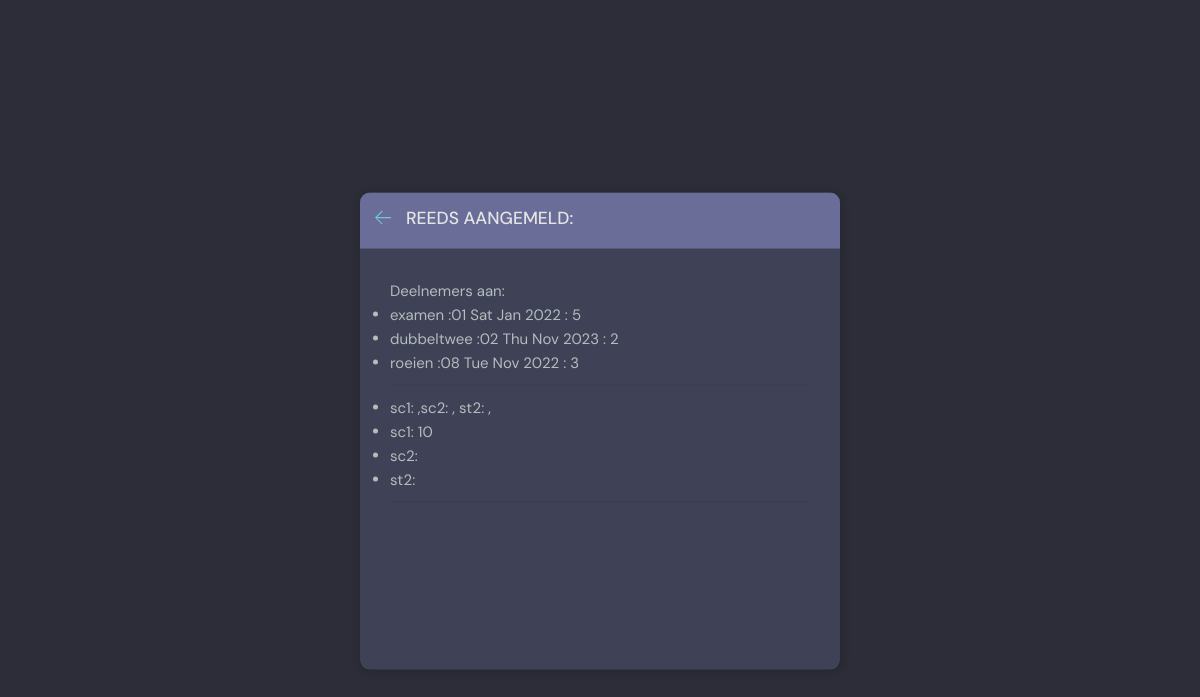
The app's page /erv_activity/, older data.
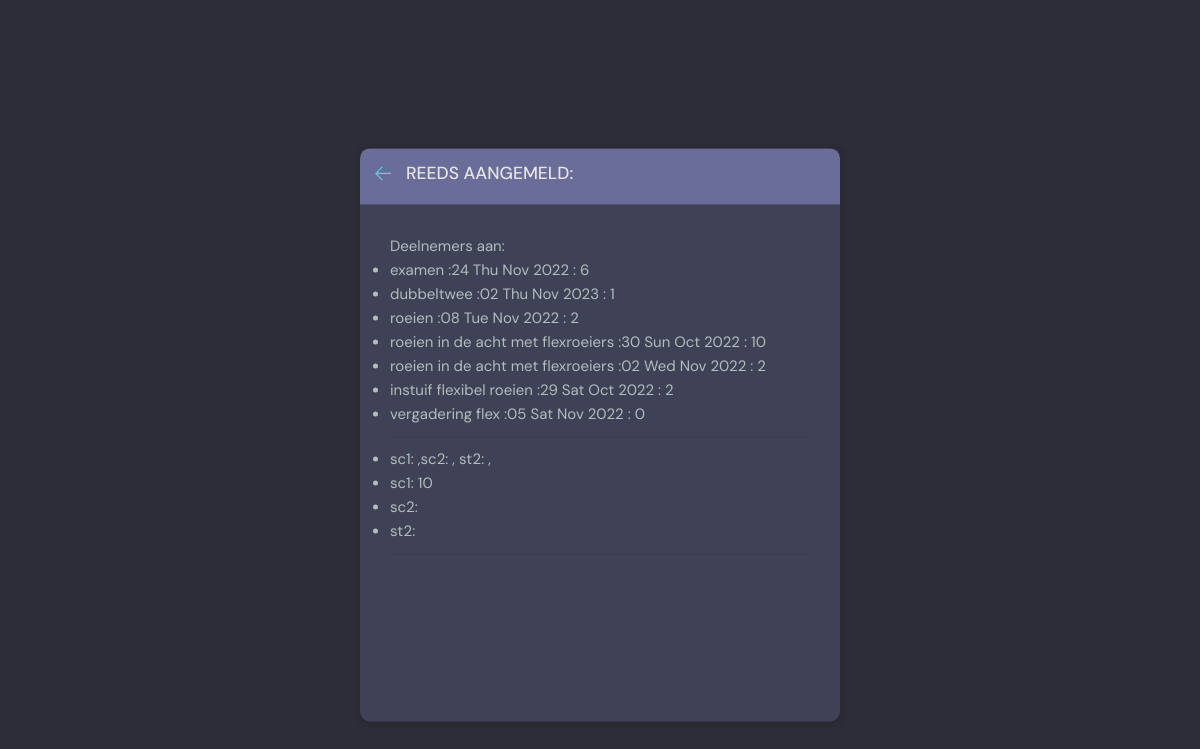
The same page, newer data.
### beatrix/models.py (models this page shows)
class Flexevent(models.Model):
    host = models.ForeignKey(User, on_delete=models.SET_NULL, null=True)
    id = models.AutoField(primary_key=True)
    topic = models.ForeignKey(Topic, on_delete=models.SET_NULL, null=True)
    event_text = models.CharField(max_length=200)
    name = models.CharField(max_length=200)
    description = models.TextField(null=True, blank=True) # database field (can Empty), form field (can Empty)
    pub_date = models.CharField(max_length=35)
    datum = models.DateField(auto_now=False)
    pub_time = models.CharField(max_length=35, default='10:00')
    lid = models.ManyToManyField(User, related_name='deelnemer', blank=True)
    created = models.DateTimeField(default=datetime.now, blank=True)
    def __str__(self):
        return "%s" % (self.event_text)

### beatrix/views.py (the view)
# urls.py: path('erv_activity/', erv_activityPage, name="erv-activity"),
def erv_activityPage(request):
    tops=Flexevent.objects.values_list('topic', flat=True)
    topcs = Topic.objects.all().filter(id__in=tops)
    room_messages = Bericht.objects.all() ##filter(Q(room__topic__name__icontains=q))
    usr=request.user
    users=User.objects.all()
    aangemelden=Person.objects.all().filter(id__in=users)
    flexevents = Flexevent.objects.all().filter(
        ) # search
    ff=Flexevent.objects.none()
    for fl in flexevents:
        ff = fl.lid.all()
        ff | ff
    deelnemers = ff
    aangemeld=deelnemers
    skills=Person.objects.all().filter(
        Q(id__in=aangemeld) &
        Q(pos1__in=['sc1','sc2','sc3'])&
        Q(pos2__in=['sc1','sc2','sc3'])&
        Q(pos3__in=['sc1','sc2','sc3'])&
        Q(pos4__in=['sc1','sc2','sc3'])&
        Q(pos5__in=['st1','st2','st3'])  #pos5 = stuur
        )
    room_count = flexevents.count()
    sc1=Person.objects.all().filter(
        Q(id__in=aangemeld) &
        Q(pos1__in=['sc1'])&
        Q(pos2__in=['sc1'])&
        Q(pos3__in=['sc1'])&
        Q(pos4__in=['sc1'])&
        Q(pos5__in=['st1','st2','st3'])  #pos5 = stuur
        )
    room_count = flexevents.count()
    rooster=Flexevent.objects.all() #.filter(datum__range=[start, end])
    context = {
        'events': flexevents,
        'rooms': flexevents,
        'personen':skills,
        'topics': topcs,
        'room_count': room_count,
        'sc1':aangemelden,
        'room_messages': room_messages
        }
    return render(request, 'beatrix/erv-activity.html', context)

### beatrix/templates/beatrix/erv-activity.html (shortened to what this page needs)
{% extends 'erv-base.html' %} {% block content %}
<main class="layout">
  <div class="container">
    <div class="layout__box">
      <div class="layout__boxHeader">
        <div class="layout__boxTitle">
          <a href="{% url 'erv-home' %}">
            <svg
              version="1.1"
              xmlns="http://www.w3.org/2000/svg"
              width="32"
              height="32"
              viewBox="0 0 32 32"
            >
              <title>arrow-left</title>
              <path
                d="M13.723 2.286l-13.723 13.714 13.719 13.714 1.616-1.611-10.96-10.96h27.625v-2.286h-27.625l10.965-10.965-1.616-1.607z"
              ></path>
            </svg>
          </a>
    <h3>Reeds aangemeld:</h3>
        </div>
      </div>
      <div class="activities-page layout__body">
  <div>
    Deelnemers aan:
    <ul>
      {% for room in events %}
      <li>
        {{room}} :{{room.datum|date:"d D M Y"}} :  {{room.lid.count}}
      </li>
      {% endfor %}
    </ul>
    {% if sc1 %}
    <ul>
      <hr>
      <li>sc1: {{sc1.pos1.count}} ,sc2: ,{{sc2.count}} st2: , {{st2.count}} </li>
      <li>sc1: {{sc1.count}}  </li>
      <li>sc2: {{sc2.count}} </li>
      <li>st2: {{st2.count}} </li>
      {% endif %}
    </ul>
    <ul>
      <hr>
    </ul>
  </div>
  </div>
      </div>
    </div>
</main>
{% endblock content %}

### templates/erv-base.html (shortened to what this page needs)
<!DOCTYPE html>
<html lang="en">
<head>
  {% load static %}
    <link rel="stylesheet" href="https://maxcdn.bootstrapcdn.com/bootstrap/4.0.0/css/bootstrap.min.css">
    {% block style %}
    <link rel="stylesheet" href="{% static 'styles/style.css' %}" />
    {% endblock style %}
  </head>
<body>
    {% block content %}{% endblock content %}
</body>
</html>

### static/styles/style.css (style rules this page uses)
:root { --color-main: #71c6dd; --color-main-light: #e1f6fb; --color-dark: #3f4156; --color-dark-medium: #51546e; --color-dark-light: #696d97; --color-light: #e5e5e5; --color-gray: #8b8b8b; --color-light-gray: #b2bdbd; --color-bg: #2d2d39; --color-success: #5dd693; --color-error: #fc4b0b; --phone-width: 460px; --phone-beatrix: flex; --color-beatrix-light: #11b5e7; }
* { font-family: "DM Sans", -apple-system, BlinkMacSystemFont, "Segoe UI", Roboto, Oxygen, Ubuntu, Cantarell, "Open Sans", "Helvetica Neue", sans-serif; margin: 0; padding: 0; box-sizing: border-box; text-rendering: optimizeLegibility; font-size: inherit; }
html { font-size: 56.25%; }
@media only screen and (min-width: 1200px) { html { font-size: 62.5%; } }
body { line-height: 1.6; font-weight: 400; font-size: 1.5rem; color: var(--color-light-gray); background-color: var(--color-bg); min-height: 100vh; }
a { display: inline-block; color: var(--color-main); text-decoration: none; }
.container { max-width: 120rem; width: 90%; margin: auto; }
.layout { margin-top: 2.4rem; }
.layout>.container { display: flex; justify-content: space-between; align-items: flex-start; }
.layout__box { width: 90%; max-width: 48rem; min-height: 40rem; position: absolute; top: 50%; left: 50%; transform: translate(-50%, -46%); background-color: var(--color-dark); border-radius: 1rem; box-shadow: 1px 1px 6px 3px rgba(0, 0, 0, 0.1); overflow: hidden; }
.layout__boxHeader { display: flex; padding: 1.5rem; background-color: var(--color-dark-light); }
.layout__boxTitle { display: flex; gap: 1.5rem; align-items: center; }
.layout__boxTitle h3 { text-transform: uppercase; font-weight: 500; color: var(--color-light); }
.layout__boxTitle svg { width: 1.6rem; height: 1.6rem; fill: var(--color-main); }
.layout__body { margin: 3rem; }

Row changes from the older to the newer data that the page shows:
changed Flexevent "examen": datum "01 Sat Jan 2022" → "24 Thu Nov 2022"; lid.count "5" → "6"
computed for Flexevent "dubbeltwee": lid.count "2" → "1"
computed for Flexevent "roeien": lid.count "3" → "2"
added Flexevent: event_text "roeien in de acht met flexroeiers", datum "30 Sun Oct 2022", lid.count "10"
added Flexevent: event_text "roeien in de acht met flexroeiers", datum "02 Wed Nov 2022", lid.count "2"
added Flexevent: event_text "instuif flexibel roeien", datum "29 Sat Oct 2022", lid.count "2"
added Flexevent: event_text "vergadering flex", datum "05 Sat Nov 2022", lid.count "0"
